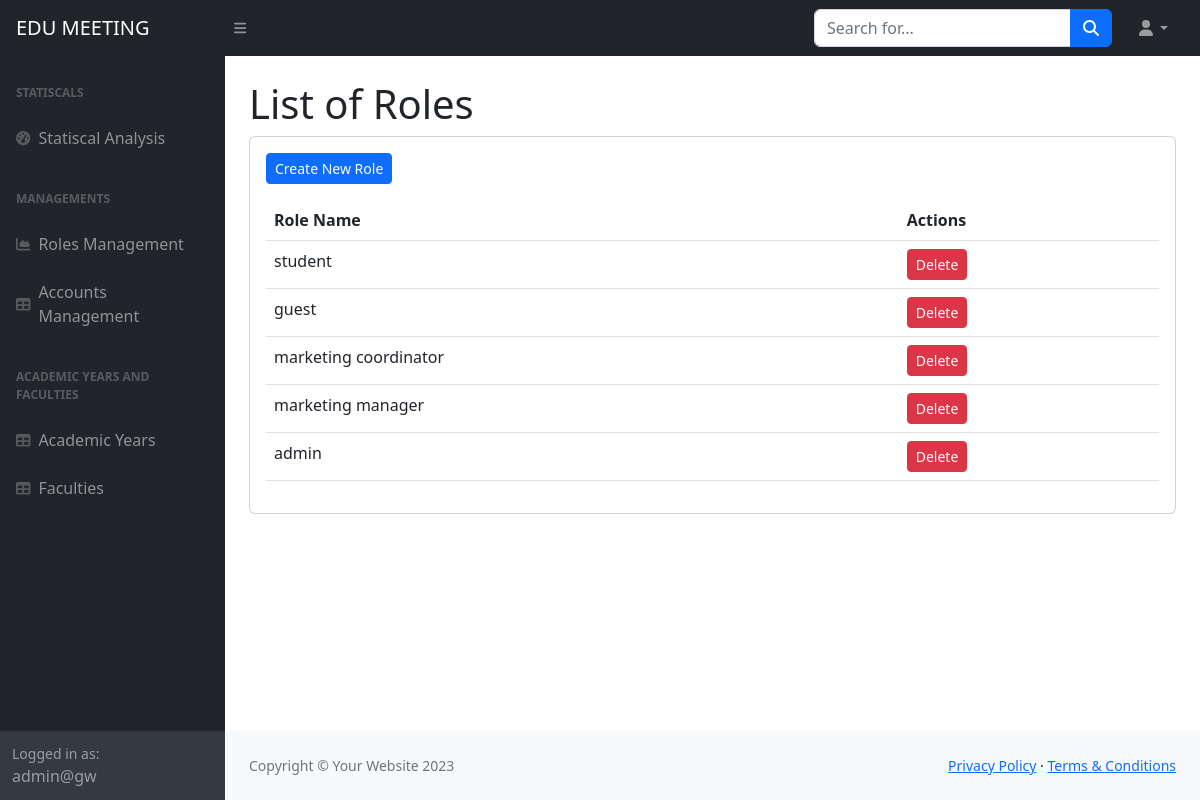
The page /ad/roles/ (signed in) on the database its author committed.
### home/models.py (models this page shows, shortened)
class Role(models.Model):
    name = models.CharField(max_length=30)

### home/views.py (the view)
# urls.py: path('ad/roles/', views.role_list, name='role_list'),
def role_list(request):
    if not is_admins(request.user):
        return redirect('error_404')
    roles = Role.objects.all()
    return render(request, 'role_list.html', {'roles': roles})

### home/views.py (called while the page is built)
def is_admins(user):
    return user.is_authenticated and user.userprofile.roles.filter(name='admin').exists()

### templates/role_list.html (shortened to what this page needs)
{%load static%}
<!DOCTYPE html>
<html lang="en">
    <head>
        <link href="https://cdn.jsdelivr.net/npm/simple-datatables@7.1.2/dist/style.min.css" rel="stylesheet" />
        <link href="{% static 'css/styles.css' %}" rel="stylesheet" />
    </head>
    <body class="sb-nav-fixed">
        <nav class="sb-topnav navbar navbar-expand navbar-dark bg-dark">
            <a class="navbar-brand ps-3" href="{% url "home" %}">EDU MEETING</a>
            <button class="btn btn-link btn-sm order-1 order-lg-0 me-4 me-lg-0" id="sidebarToggle" href="#!"><i class="fas fa-bars"></i></button>
            <form class="d-none d-md-inline-block form-inline ms-auto me-0 me-md-3 my-2 my-md-0">
                <div class="input-group">
                    <input class="form-control" type="text" placeholder="Search for..." aria-label="Search for..." aria-describedby="btnNavbarSearch" />
                    <button class="btn btn-primary" id="btnNavbarSearch" type="button"><i class="fas fa-search"></i></button>
                </div>
            </form>
            <ul class="navbar-nav ms-auto ms-md-0 me-3 me-lg-4">
                <li class="nav-item dropdown">
                    <a class="nav-link dropdown-toggle" id="navbarDropdown" href="#" role="button" data-bs-toggle="dropdown" aria-expanded="false"><i class="fas fa-user fa-fw"></i></a>
                </li>
            </ul>
        </nav>
        <div id="layoutSidenav">
            <div id="layoutSidenav_nav">
                <nav class="sb-sidenav accordion sb-sidenav-dark" id="sidenavAccordion">
                    <div class="sb-sidenav-menu">
                        <div class="nav">
                            <div class="sb-sidenav-menu-heading">Statiscals</div>
                            <a class="nav-link" href="{% url "statistical_analysis" %}">
                                <div class="sb-nav-link-icon"><i class="fas fa-tachometer-alt"></i></div>
                                Statiscal Analysis
                            </a>
                            <div class="sb-sidenav-menu-heading">Managements</div>
                            <a class="nav-link" href="{% url "role_list" %}">
                                <div class="sb-nav-link-icon"><i class="fas fa-chart-area"></i></div>
                                Roles Management
                            </a>
                            <a class="nav-link" href="{% url "account_list" %}">
                                <div class="sb-nav-link-icon"><i class="fas fa-table"></i></div>
                                Accounts Management
                            </a>
                            <div class="sb-sidenav-menu-heading">Academic Years and Faculties</div>
                            <a class="nav-link" href="{% url "list_academic_years" %}">
                                <div class="sb-nav-link-icon"><i class="fas fa-table"></i></div>
                                Academic Years
                            </a>
                            <a class="nav-link" href="{% url "list_faculties" %}">
                                <div class="sb-nav-link-icon"><i class="fas fa-table"></i></div>
                                Faculties
                            </a>
                        </div>
                    </div>
                    <div class="sb-sidenav-footer">
                        <div class="small">Logged in as:</div>
                        {{request.user.username}}
                    </div>
                </nav>
            </div>
            <div id="layoutSidenav_content">
                <main>
                    <div class="container-fluid px-4">
                        <h1 class="mt-4">List of Roles</h1>
                        <div class="card mb-4">
                            <div class="card-body">
                              <table class="table mt-3">
                                <a href="{% url 'create_role' %}" class="btn btn-primary btn-sm">Create New Role</a>
                                <thead class="thead-dark">
                                  <tr>
                                    <th scope="col">Role Name</th>
                                    <th scope="col">Actions</th>
                                  </tr>
                                </thead>
                                <tbody>
                                  {% for role in roles %}
                                  <tr>
                                    <td>{{ role.name }}</td>
                                    <td>
                                      <a class="btn btn-danger btn-sm" href="{% url 'delete_role' role.id %}" onclick="return confirm('Are you sure you want to delete?');">
                                        Delete
                                      </a>
                                    </td>
                                  </tr>
                                  {% endfor %}
                                </tbody>
                              </table>
                            </div>
                        </div>
                    </div>
                </main>
                <footer class="py-4 bg-light mt-auto">
                    <div class="container-fluid px-4">
                        <div class="d-flex align-items-center justify-content-between small">
                            <div class="text-muted">Copyright &copy; Your Website 2023</div>
                            <div>
                                <a href="#">Privacy Policy</a>
                                &middot;
                                <a href="#">Terms &amp; Conditions</a>
                            </div>
                        </div>
                    </div>
                </footer>
            </div>
        </div>
    </body>
</html>

### rows shown on the page
Role: name "student"
Role: name "guest"
Role: name "marketing coordinator"
Role: name "marketing manager"
Role: name "admin"

### other values the page prints
{{ request.user.username }} "admin@gw"
